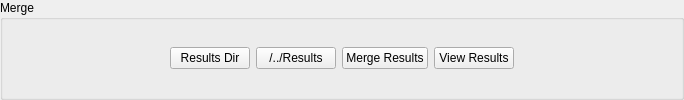
               <widget class="QGroupBox" name="groupBox_2">
                <property name="title">
                 <string>Merge</string>
                </property>
                <layout class="QVBoxLayout" name="verticalLayout_5">
                 <item>
                  <widget class="QFrame" name="frame_13">
                   <property name="frameShape">
                    <enum>QFrame::NoFrame</enum>
                   </property>
                   <property name="frameShadow">
                    <enum>QFrame::Raised</enum>
                   </property>
                   <layout class="QHBoxLayout" name="horizontalLayout_15">
                    <property name="leftMargin">
                     <number>156</number>
                    </property>
                    <property name="topMargin">
                     <number>0</number>
                    </property>
                    <property name="rightMargin">
                     <number>156</number>
                    </property>
                    <property name="bottomMargin">
                     <number>0</number>
                    </property>
                    <item>
                     <widget class="QPushButton" name="pushButton">
                      <property name="toolTip">
                       <string>&lt;html&gt;&lt;head/&gt;&lt;body&gt;&lt;p&gt;Open the chosen result directory.&lt;/p&gt;&lt;/body&gt;&lt;/html&gt;</string>
                      </property>
                      <property name="text">
                       <string>Results Dir</string>
                      </property>
                     </widget>
                    </item>
                    <item>
                     <widget class="QPushButton" name="pushButtonChooseResultsDir">
                      <property name="text">
                       <string>/../Results</string>
                      </property>
                     </widget>
                    </item>
                    <item>
                     <widget class="QPushButton" name="pushButtonMerge">
                      <property name="toolTip">
                       <string>&lt;html&gt;&lt;head/&gt;&lt;body&gt;&lt;p&gt;Merge the resulted in absorbed energy files in the results directory according to the configuration given by the user (&amp;quot;Quantities To Score&amp;quot; and &amp;quot;Volumes To Score&amp;quot;), and generate the ResultsData file using the merge executable, this file will be used by the analysis executable. Always make sure that region given in &amp;quot;Volumes To Score&amp;quot; exst in the absorbed energy files.&lt;/p&gt;&lt;/body&gt;&lt;/html&gt;</string>
                      </property>
                      <property name="text">
                       <string>Merge Results</string>
                      </property>
                     </widget>
                    </item>
                    <item>
                     <widget class="QPushButton" name="pushButtonOpenResultsFile">
                      <property name="toolTip">
                       <string>&lt;html&gt;&lt;head/&gt;&lt;body&gt;&lt;p&gt;Open the file ResultsData from the results directory, to check the generated data.&lt;/p&gt;&lt;/body&gt;&lt;/html&gt;</string>
                      </property>
                      <property name="text">
                       <string>View Results</string>
                      </property>
                     </widget>
                    </item>
                   </layout>
                  </widget>
                 </item>
                </layout>
               </widget>
